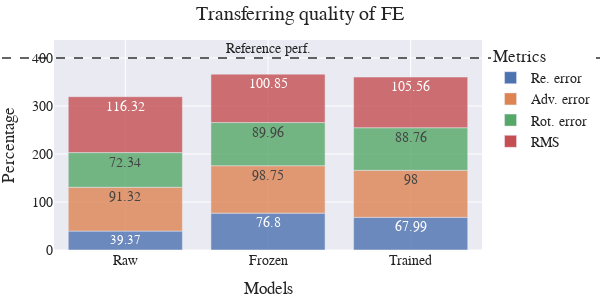

The notebook cell this image was saved under:
### Code cell
file_name = "FE_RAW_F_T"
keys = list(comp_df.keys())
x = [k for k in keys for i in range(4)]
y = []
for k in keys:
    y += [comp_df[k][metric][0][0] for metric in METRICS]
df_formatted = dict(Models=x, Percentage=y, Metrics=METRICS_RENAME*len(keys))
fig = plot_bar(results=df_formatted, title="Transferring quality of FE", 
        width=600, add_hline=True, annotation_text="Reference perf.")
save_plot(fig, "img/trans/"+file_name+".svg")
fig.show()

### Figure 1 — Plotly figure (JSON) as saved in the notebook; plotly's stock layout.template omitted (floating-point values rounded to 4 significant figures)
{"data": [{"alignmentgroup": "True", "hovertemplate": "Metrics=Re. error<br>Models=%{x}<br>Percentage=%{text}<extra></extra>", "legendgroup": "Re. error", "marker": {"color": "rgb(76,114,176)", "opacity": 0.8, "pattern": {"shape": ""}}, "name": "Re. error", "offsetgroup": "Re. error", "orientation": "v", "showlegend": true, "text": [39.37, 76.8, 67.99], "textposition": "auto", "type": "bar", "x": ["Raw", "Frozen", "Trained"], "xaxis": "x", "y": [39.37, 76.8, 67.99], "yaxis": "y"}, {"alignmentgroup": "True", "hovertemplate": "Metrics=Adv. error<br>Models=%{x}<br>Percentage=%{text}<extra></extra>", "legendgroup": "Adv. error", "marker": {"color": "rgb(221,132,82)", "opacity": 0.8, "pattern": {"shape": ""}}, "name": "Adv. error", "offsetgroup": "Adv. error", "orientation": "v", "showlegend": true, "text": [91.32, 98.75, 98], "textposition": "auto", "type": "bar", "x": ["Raw", "Frozen", "Trained"], "xaxis": "x", "y": [91.32, 98.75, 98], "yaxis": "y"}, {"alignmentgroup": "True", "hovertemplate": "Metrics=Rot. error<br>Models=%{x}<br>Percentage=%{text}<extra></extra>", "legendgroup": "Rot. error", "marker": {"color": "rgb(85,168,104)", "opacity": 0.8, "pattern": {"shape": ""}}, "name": "Rot. error", "offsetgroup": "Rot. error", "orientation": "v", "showlegend": true, "text": [72.34, 89.96, 88.76], "textposition": "auto", "type": "bar", "x": ["Raw", "Frozen", "Trained"], "xaxis": "x", "y": [72.34, 89.96, 88.76], "yaxis": "y"}, {"alignmentgroup": "True", "hovertemplate": "Metrics=RMS<br>Models=%{x}<br>Percentage=%{text}<extra></extra>", "legendgroup": "RMS", "marker": {"color": "rgb(196,78,82)", "opacity": 0.8, "pattern": {"shape": ""}}, "name": "RMS", "offsetgroup": "RMS", "orientation": "v", "showlegend": true, "text": [116.3, 100.8, 105.6], "textposition": "auto", "type": "bar", "x": ["Raw", "Frozen", "Trained"], "xaxis": "x", "y": [116.3, 100.8, 105.6], "yaxis": "y"}], "layout": {"annotations": [{"showarrow": false, "text": "Reference perf.", "x": 0.5, "xanchor": "center", "xref": "x domain", "y": 400, "yanchor": "bottom", "yref": "y"}], "barmode": "relative", "font": {"family": "Serif", "size": 14}, "height": 300, "legend": {"title": {"text": "Metrics"}, "tracegroupgap": 0}, "margin": {"b": 5, "l": 5, "r": 5, "t": 40}, "shapes": [{"line": {"color": "black", "dash": "dash", "width": 2}, "opacity": 0.6, "type": "line", "x0": -0.5, "x1": 2.5, "xref": "x domain", "y0": 400, "y1": 400, "yref": "y"}], "title": {"text": "Transferring quality of FE"}, "width": 600, "xaxis": {"anchor": "y", "domain": [0, 1], "title": {"text": "Models"}}, "yaxis": {"anchor": "x", "domain": [0, 1], "title": {"text": "Percentage"}}}}
